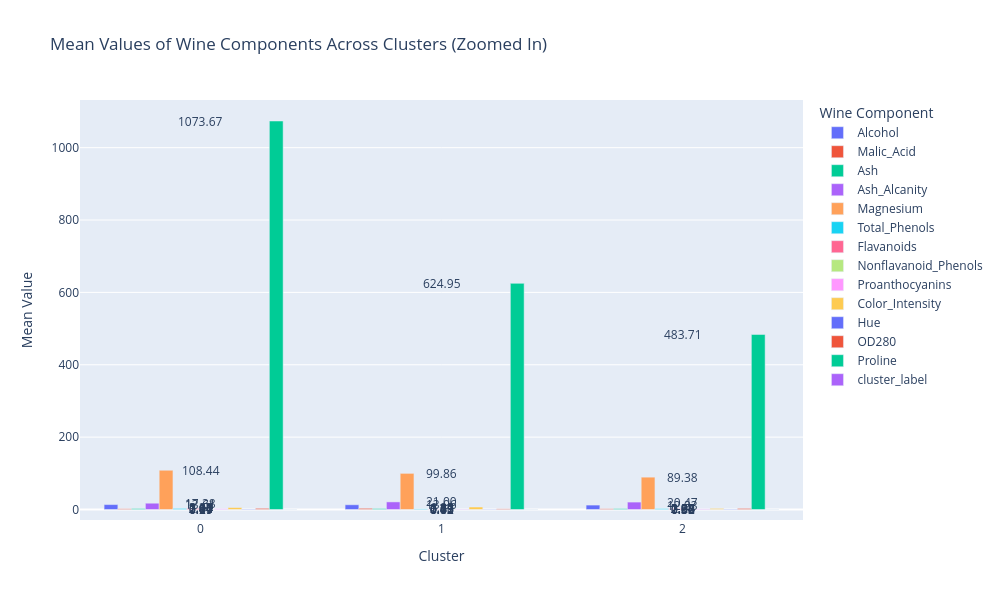

Notebook code cell kept with this figure:
### Code cell
import plotly.express as px

# Convert the cluster means DataFrame to a format suitable for Plotly
cluster_means_plotly = cluster_means.reset_index().melt(id_vars=('index',), var_name='Wine Component', value_name='Mean Value')

# Plot the cluster means using Plotly
fig = px.bar(cluster_means_plotly, x='index', y='Mean Value', color='Wine Component',
             title='Mean Values of Wine Components Across Clusters (Zoomed In)',
             labels={'index': 'Cluster', 'Mean Value': 'Mean Value'},
             barmode='group', width=1000, height=600)  # Adjust width and height as needed

# Add text labels for each bar
for trace in fig.data:
    for idx, val in enumerate(trace.y):
        fig.add_annotation(x=trace.x[idx], y=val, text=f'{val:.2f}', showarrow=False)

fig.show()

### Figure 1 — Plotly figure (JSON) as saved in the notebook; plotly's stock layout.template omitted (floating-point values rounded to 4 significant figures)
{"data": [{"alignmentgroup": "True", "hovertemplate": "Wine Component=Alcohol<br>Cluster=%{x}<br>Mean Value=%{y}<extra></extra>", "legendgroup": "Alcohol", "marker": {"color": "#636efa", "pattern": {"shape": ""}}, "name": "Alcohol", "offsetgroup": "Alcohol", "orientation": "v", "showlegend": true, "textposition": "auto", "type": "bar", "x": [0, 1, 2], "xaxis": "x", "y": [13.61, 13.06, 12.23], "yaxis": "y"}, {"alignmentgroup": "True", "hovertemplate": "Wine Component=Malic_Acid<br>Cluster=%{x}<br>Mean Value=%{y}<extra></extra>", "legendgroup": "Malic_Acid", "marker": {"color": "#EF553B", "pattern": {"shape": ""}}, "name": "Malic_Acid", "offsetgroup": "Malic_Acid", "orientation": "v", "showlegend": true, "textposition": "auto", "type": "bar", "x": [0, 1, 2], "xaxis": "x", "y": [1.943, 3.167, 1.969], "yaxis": "y"}, {"alignmentgroup": "True", "hovertemplate": "Wine Component=Ash<br>Cluster=%{x}<br>Mean Value=%{y}<extra></extra>", "legendgroup": "Ash", "marker": {"color": "#00cc96", "pattern": {"shape": ""}}, "name": "Ash", "offsetgroup": "Ash", "orientation": "v", "showlegend": true, "textposition": "auto", "type": "bar", "x": [0, 1, 2], "xaxis": "x", "y": [2.437, 2.413, 2.237], "yaxis": "y"}, {"alignmentgroup": "True", "hovertemplate": "Wine Component=Ash_Alcanity<br>Cluster=%{x}<br>Mean Value=%{y}<extra></extra>", "legendgroup": "Ash_Alcanity", "marker": {"color": "#ab63fa", "pattern": {"shape": ""}}, "name": "Ash_Alcanity", "offsetgroup": "Ash_Alcanity", "orientation": "v", "showlegend": true, "textposition": "auto", "type": "bar", "x": [0, 1, 2], "xaxis": "x", "y": [17.38, 21.0, 20.47], "yaxis": "y"}, {"alignmentgroup": "True", "hovertemplate": "Wine Component=Magnesium<br>Cluster=%{x}<br>Mean Value=%{y}<extra></extra>", "legendgroup": "Magnesium", "marker": {"color": "#FFA15A", "pattern": {"shape": ""}}, "name": "Magnesium", "offsetgroup": "Magnesium", "orientation": "v", "showlegend": true, "textposition": "auto", "type": "bar", "x": [0, 1, 2], "xaxis": "x", "y": [108.4, 99.86, 89.38], "yaxis": "y"}, {"alignmentgroup": "True", "hovertemplate": "Wine Component=Total_Phenols<br>Cluster=%{x}<br>Mean Value=%{y}<extra></extra>", "legendgroup": "Total_Phenols", "marker": {"color": "#19d3f3", "pattern": {"shape": ""}}, "name": "Total_Phenols", "offsetgroup": "Total_Phenols", "orientation": "v", "showlegend": true, "textposition": "auto", "type": "bar", "x": [0, 1, 2], "xaxis": "x", "y": [2.814, 1.694, 2.285], "yaxis": "y"}, {"alignmentgroup": "True", "hovertemplate": "Wine Component=Flavanoids<br>Cluster=%{x}<br>Mean Value=%{y}<extra></extra>", "legendgroup": "Flavanoids", "marker": {"color": "#FF6692", "pattern": {"shape": ""}}, "name": "Flavanoids", "offsetgroup": "Flavanoids", "orientation": "v", "showlegend": true, "textposition": "auto", "type": "bar", "x": [0, 1, 2], "xaxis": "x", "y": [2.957, 0.8479, 2.117], "yaxis": "y"}, {"alignmentgroup": "True", "hovertemplate": "Wine Component=Nonflavanoid_Phenols<br>Cluster=%{x}<br>Mean Value=%{y}<extra></extra>", "legendgroup": "Nonflavanoid_Phenols", "marker": {"color": "#B6E880", "pattern": {"shape": ""}}, "name": "Nonflavanoid_Phenols", "offsetgroup": "Nonflavanoid_Phenols", "orientation": "v", "showlegend": true, "textposition": "auto", "type": "bar", "x": [0, 1, 2], "xaxis": "x", "y": [0.2914, 0.4495, 0.3573], "yaxis": "y"}, {"alignmentgroup": "True", "hovertemplate": "Wine Component=Proanthocyanins<br>Cluster=%{x}<br>Mean Value=%{y}<extra></extra>", "legendgroup": "Proanthocyanins", "marker": {"color": "#FF97FF", "pattern": {"shape": ""}}, "name": "Proanthocyanins", "offsetgroup": "Proanthocyanins", "orientation": "v", "showlegend": true, "textposition": "auto", "type": "bar", "x": [0, 1, 2], "xaxis": "x", "y": [1.951, 1.129, 1.628], "yaxis": "y"}, {"alignmentgroup": "True", "hovertemplate": "Wine Component=Color_Intensity<br>Cluster=%{x}<br>Mean Value=%{y}<extra></extra>", "legendgroup": "Color_Intensity", "marker": {"color": "#FECB52", "pattern": {"shape": ""}}, "name": "Color_Intensity", "offsetgroup": "Color_Intensity", "orientation": "v", "showlegend": true, "textposition": "auto", "type": "bar", "x": [0, 1, 2], "xaxis": "x", "y": [5.368, 6.85, 2.901], "yaxis": "y"}, {"alignmentgroup": "True", "hovertemplate": "Wine Component=Hue<br>Cluster=%{x}<br>Mean Value=%{y}<extra></extra>", "legendgroup": "Hue", "marker": {"color": "#636efa", "pattern": {"shape": ""}}, "name": "Hue", "offsetgroup": "Hue", "orientation": "v", "showlegend": true, "textposition": "auto", "type": "bar", "x": [0, 1, 2], "xaxis": "x", "y": [1.071, 0.721, 1.06], "yaxis": "y"}, {"alignmentgroup": "True", "hovertemplate": "Wine Component=OD280<br>Cluster=%{x}<br>Mean Value=%{y}<extra></extra>", "legendgroup": "OD280", "marker": {"color": "#EF553B", "pattern": {"shape": ""}}, "name": "OD280", "offsetgroup": "OD280", "orientation": "v", "showlegend": true, "textposition": "auto", "type": "bar", "x": [0, 1, 2], "xaxis": "x", "y": [3.136, 1.727, 2.878], "yaxis": "y"}, {"alignmentgroup": "True", "hovertemplate": "Wine Component=Proline<br>Cluster=%{x}<br>Mean Value=%{y}<extra></extra>", "legendgroup": "Proline", "marker": {"color": "#00cc96", "pattern": {"shape": ""}}, "name": "Proline", "offsetgroup": "Proline", "orientation": "v", "showlegend": true, "textposition": "auto", "type": "bar", "x": [0, 1, 2], "xaxis": "x", "y": [1074.0, 624.9, 483.7], "yaxis": "y"}, {"alignmentgroup": "True", "hovertemplate": "Wine Component=cluster_label<br>Cluster=%{x}<br>Mean Value=%{y}<extra></extra>", "legendgroup": "cluster_label", "marker": {"color": "#ab63fa", "pattern": {"shape": ""}}, "name": "cluster_label", "offsetgroup": "cluster_label", "orientation": "v", "showlegend": true, "textposition": "auto", "type": "bar", "x": [0, 1, 2], "xaxis": "x", "y": [0.09091, 0.0, 0.01786], "yaxis": "y"}], "layout": {"annotations": [{"showarrow": false, "text": "13.61", "x": 0, "y": 13.61}, {"showarrow": false, "text": "13.06", "x": 1, "y": 13.06}, {"showarrow": false, "text": "12.23", "x": 2, "y": 12.23}, {"showarrow": false, "text": "1.94", "x": 0, "y": 1.943}, {"showarrow": false, "text": "3.17", "x": 1, "y": 3.167}, {"showarrow": false, "text": "1.97", "x": 2, "y": 1.969}, {"showarrow": false, "text": "2.44", "x": 0, "y": 2.437}, {"showarrow": false, "text": "2.41", "x": 1, "y": 2.413}, {"showarrow": false, "text": "2.24", "x": 2, "y": 2.237}, {"showarrow": false, "text": "17.38", "x": 0, "y": 17.38}, {"showarrow": false, "text": "21.00", "x": 1, "y": 21.0}, {"showarrow": false, "text": "20.47", "x": 2, "y": 20.47}, {"showarrow": false, "text": "108.44", "x": 0, "y": 108.4}, {"showarrow": false, "text": "99.86", "x": 1, "y": 99.86}, {"showarrow": false, "text": "89.38", "x": 2, "y": 89.38}, {"showarrow": false, "text": "2.81", "x": 0, "y": 2.814}, {"showarrow": false, "text": "1.69", "x": 1, "y": 1.694}, {"showarrow": false, "text": "2.28", "x": 2, "y": 2.285}, {"showarrow": false, "text": "2.96", "x": 0, "y": 2.957}, {"showarrow": false, "text": "0.85", "x": 1, "y": 0.8479}, {"showarrow": false, "text": "2.12", "x": 2, "y": 2.117}, {"showarrow": false, "text": "0.29", "x": 0, "y": 0.2914}, {"showarrow": false, "text": "0.45", "x": 1, "y": 0.4495}, {"showarrow": false, "text": "0.36", "x": 2, "y": 0.3573}, {"showarrow": false, "text": "1.95", "x": 0, "y": 1.951}, {"showarrow": false, "text": "1.13", "x": 1, "y": 1.129}, {"showarrow": false, "text": "1.63", "x": 2, "y": 1.628}, {"showarrow": false, "text": "5.37", "x": 0, "y": 5.368}, {"showarrow": false, "text": "6.85", "x": 1, "y": 6.85}, {"showarrow": false, "text": "2.90", "x": 2, "y": 2.901}, {"showarrow": false, "text": "1.07", "x": 0, "y": 1.071}, {"showarrow": false, "text": "0.72", "x": 1, "y": 0.721}, {"showarrow": false, "text": "1.06", "x": 2, "y": 1.06}, {"showarrow": false, "text": "3.14", "x": 0, "y": 3.136}, {"showarrow": false, "text": "1.73", "x": 1, "y": 1.727}, {"showarrow": false, "text": "2.88", "x": 2, "y": 2.878}, {"showarrow": false, "text": "1073.67", "x": 0, "y": 1074.0}, {"showarrow": false, "text": "624.95", "x": 1, "y": 624.9}, {"showarrow": false, "text": "483.71", "x": 2, "y": 483.7}, {"showarrow": false, "text": "0.09", "x": 0, "y": 0.09091}, {"showarrow": false, "text": "0.00", "x": 1, "y": 0}, {"showarrow": false, "text": "0.02", "x": 2, "y": 0.01786}], "barmode": "group", "height": 600, "legend": {"title": {"text": "Wine Component"}, "tracegroupgap": 0}, "title": {"text": "Mean Values of Wine Components Across Clusters (Zoomed In)"}, "width": 1000, "xaxis": {"anchor": "y", "domain": [0, 1], "title": {"text": "Cluster"}}, "yaxis": {"anchor": "x", "domain": [0, 1], "title": {"text": "Mean Value"}}}}
